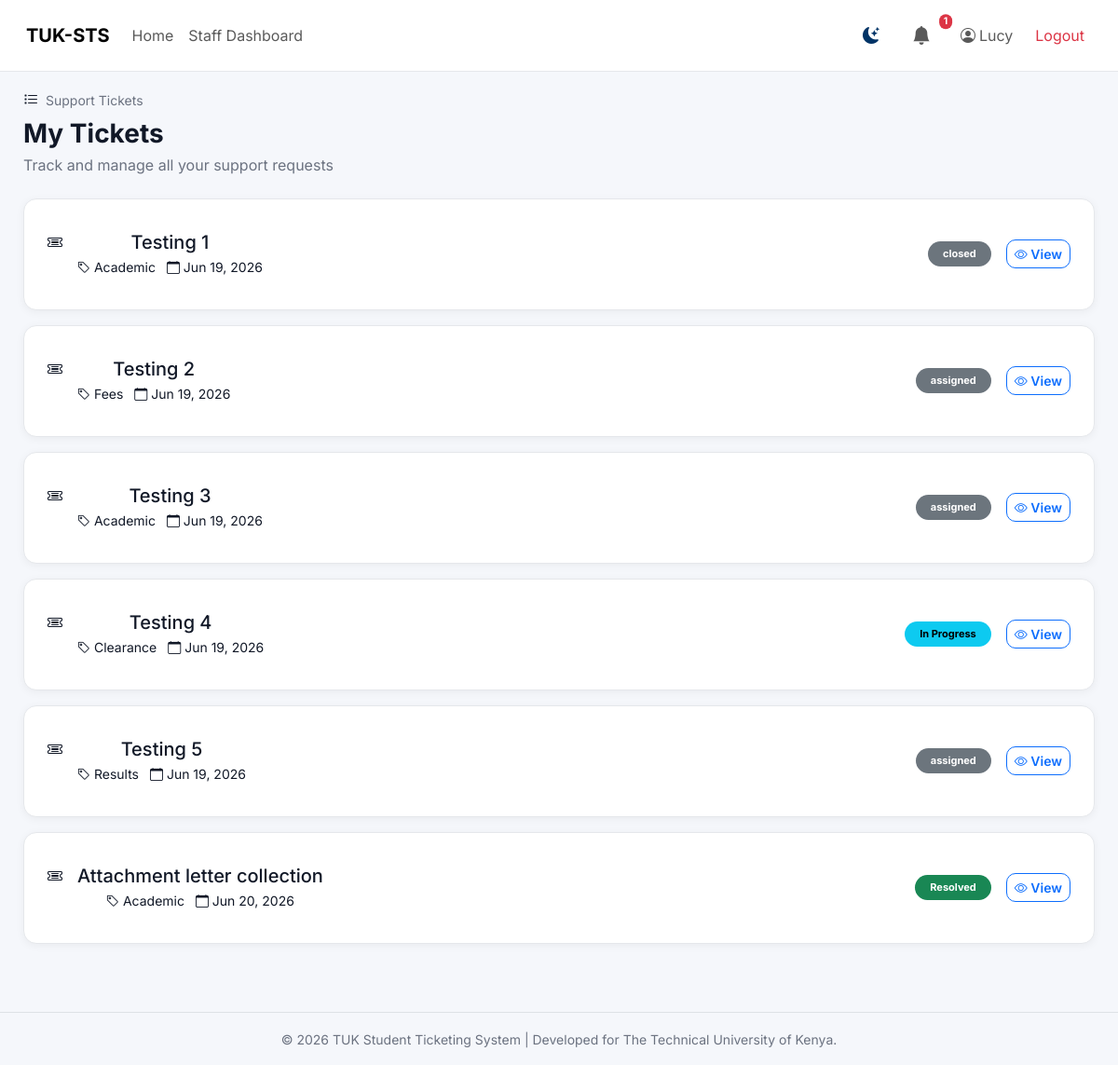
The page /tickets/ (signed in) on the database as committed earlier.
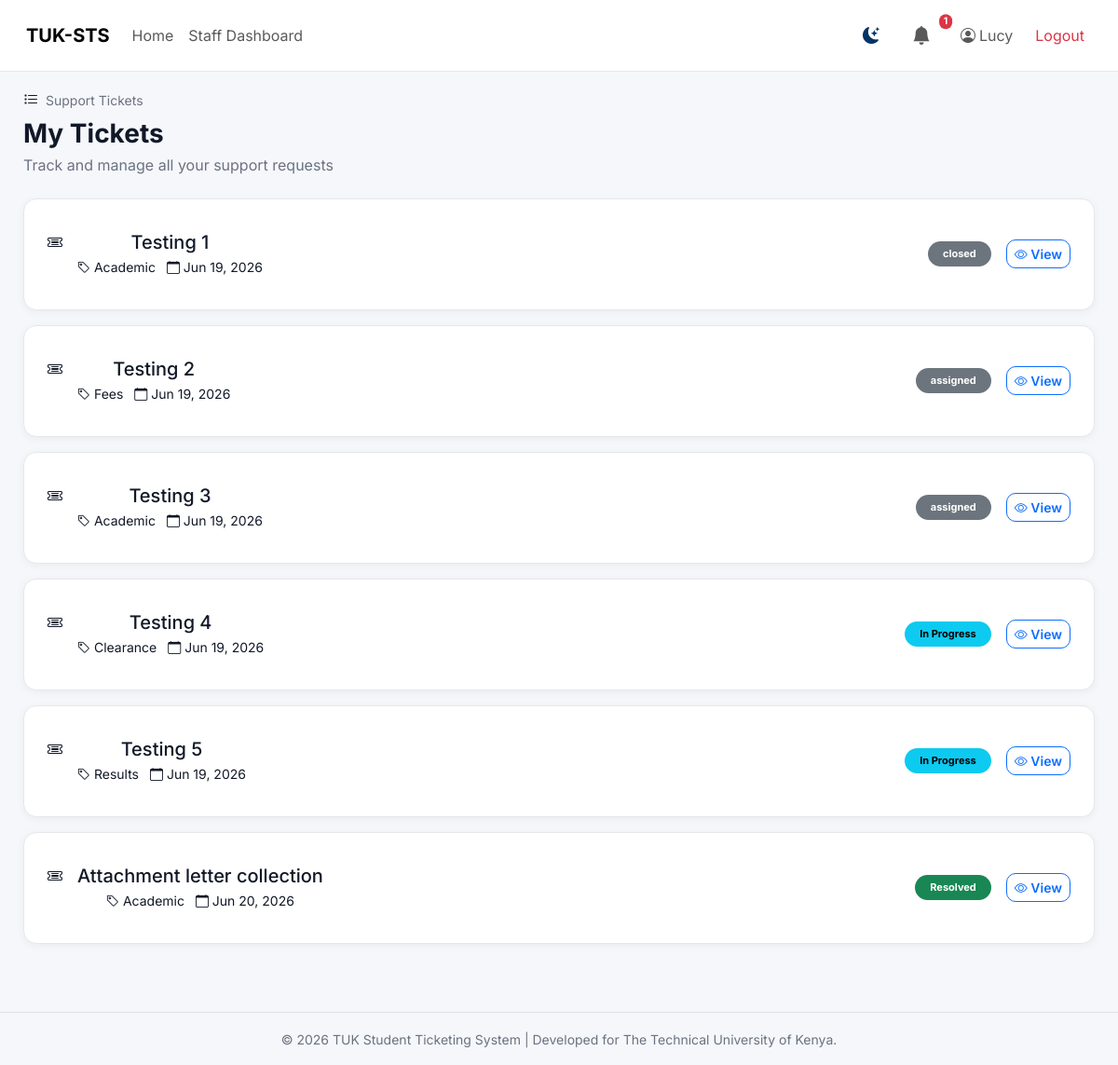
The same page on the database as committed later.
### tickets/models.py (models this page shows, shortened)
class Ticket(models.Model):
    CATEGORY_CHOICES = (
        ('academic', 'Academic'),
        ('clearance', 'Clearance'),
        ('fees', 'Fees'),
        ('results', 'Results'),
        ('other', 'Other'),
    )
    STATUS_CHOICES = (
        ('assigned', 'Assigned'),
        ('in_progress', 'In Progress'),
        ('resolved', 'Resolved'),
        ('closed', 'Closed'),
    )
    title = models.CharField(max_length=255)
    description = models.TextField()
    category = models.CharField(max_length=50, choices=CATEGORY_CHOICES)
    status = models.CharField(
        max_length=50,
        choices=STATUS_CHOICES,
        default='assigned'
    )
    student = models.ForeignKey(
        settings.AUTH_USER_MODEL,
        on_delete=models.CASCADE,
        related_name='tickets'
    )
    assigned_to = models.ForeignKey(
        settings.AUTH_USER_MODEL,
        on_delete=models.SET_NULL,
        null=True,
        blank=True,
        related_name='assigned_tickets'
    )
    created_at = models.DateTimeField(auto_now_add=True)
    updated_at = models.DateTimeField(auto_now=True)

### tickets/views.py (the view)
# urls.py: path('', views.ticket_list, name='ticket_list'),
@login_required
def ticket_list(request):
    user = request.user
    status_filter = request.GET.get("status")
    if user.role == "student":
        tickets = Ticket.objects.filter(student=user)
    elif user.role == "staff":
        tickets = Ticket.objects.filter(assigned_to=user)
    elif user.role == "admin":
        tickets = Ticket.objects.all()
    else:
        tickets = Ticket.objects.none()
    if status_filter:
        tickets = tickets.filter(status=status_filter)
    return render(request, "tickets/ticket_list.html", {
        "tickets": tickets
    })

### notifications/context_processors.py (called while the page is built)
def unread_notifications_count(request):
    if request.user.is_authenticated:
        return {
            'unread_notifications_count': Notification.objects.filter(user=request.user, is_read=False).count()
        }
    return {'unread_notifications_count': 0}

### templates/tickets/ticket_list.html (shortened to what this page needs)
{% extends 'base.html' %}
{% block content %}
<div class="d-flex justify-content-between align-items-start flex-wrap gap-3 mb-4">
    <div>
        <div class="d-flex align-items-center gap-2 mb-2">
            <div class="icon-badge">
                <i class="bi bi-list-task"></i>
            </div>
            <span class="text-muted small">Support Tickets</span>
        </div>
        <h3 class="fw-bold mb-1">My Tickets</h3>
        <p class="text-muted mb-0">
            Track and manage all your support requests
        </p>
    </div>
</div>
<div class="row g-3">
    {% for ticket in tickets %}
    <div class="col-12">
        <div class="card-box d-flex justify-content-between align-items-center flex-wrap gap-3">
            <div class="d-flex align-items-start gap-3">
                <div class="icon-badge">
                    <i class="bi bi-ticket-detailed"></i>
                </div>
                <div>
                    <h5 class="mb-1">
                        {{ ticket.title }}
                    </h5>
                    <div class="text-muted small">
                        <span class="me-2">
                            <i class="bi bi-tag"></i>
                            {{ ticket.get_category_display }}
                        </span>
                        <span>
                            <i class="bi bi-calendar"></i>
                            {{ ticket.created_at|date:"M d, Y" }}
                        </span>
                    </div>
                </div>
            </div>
            <div class="d-flex align-items-center gap-3">
                {% if ticket.status == "resolved" %}
                    <span class="badge text-bg-success px-3 py-2">Resolved</span>
                {% elif ticket.status == "in_progress" %}
                    <span class="badge text-bg-info px-3 py-2">In Progress</span>
                {% elif ticket.status == "open" %}
                    <span class="badge text-bg-warning px-3 py-2">Open</span>
                {% else %}
                    <span class="badge text-bg-secondary px-3 py-2">
                        {{ ticket.status }}
                    </span>
                {% endif %}
                <a href="{% url 'tickets:ticket_detail' ticket.id %}"
                   class="btn btn-outline-primary btn-sm">
                    <i class="bi bi-eye"></i> View
                </a>
            </div>
        </div>
    </div>
    {% endfor %}
</div>
{% endblock %}

Rows that differ between the two databases and show on the page:
changed Ticket "Testing 5": status "assigned" → (not shown); now shows "In Progress"
